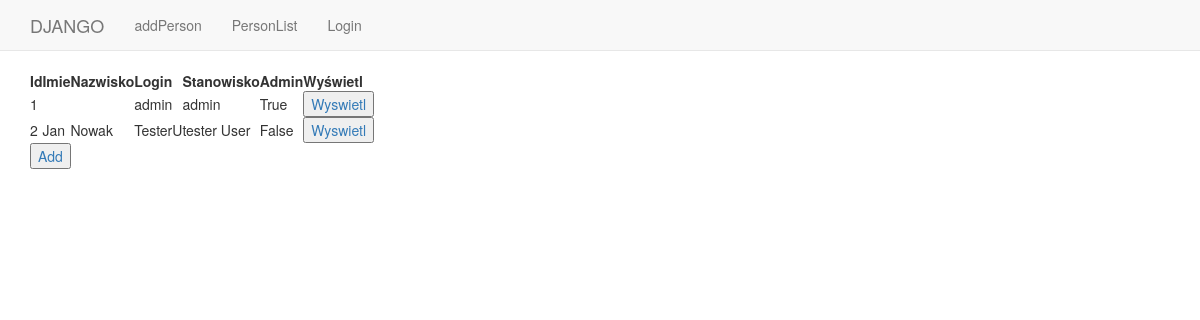
/polls/PersonList/, run on the app's committed database.
### polls/models.py (models this page shows)
class Person(models.Model):
    user = models.OneToOneField(User, on_delete=models.CASCADE)
    position = models.CharField(max_length=60)
    admin = models.BooleanField(default=False)

### polls/views.py (the view)
# urls.py: path('PersonList/', views.PersonList.as_view(), name='personList'),
class PersonList(generic.ListView):
    template_name = 'polls/person.html'
    context_object_name = 'person'
    def get_queryset(self):
        return Person.objects.order_by('user')

### templates/polls/person.html
{% extends "polls/base.html" %}
{% block body_block %}
<table>
  <tr>
      <th>Id</th>
      <th>Imie</th>
      <th>Nazwisko</th>
      <th>Login</th>
      <th>Stanowisko</th>
      <th>Admin</th>
      <th>Wyświetl</th>
  </tr>
{% if person.count > 0  %}
    <tr>
    {% for p in person %}
         <td>{{ p.id }}</td>
         <td>{{ p.user.first_name }}</td>
         <td>{{ p.user.last_name }}</td>
         <td>{{ p.user.username }}</td>
         <td>{{ p.position }}</td>
         <td>{{ p.admin }}</td>
        <td><a href="{% url 'polls:detailPerson'  p.id %}"><button value="Wyswietl">Wyswietl</button> </a></td></tr>
    {% endfor %}
{% else %}
    <p>No polls are available.</p>
{% endif %}
</table>
<a href="{% url 'polls:register' %}" ><button>Add</button></a>
{% endblock %}

### data on the page
Person: id "1", user.username "admin", position "admin", admin "True"
Person: id "2", user.first_name "Jan", user.last_name "Nowak", user.username "TesterU", position "tester User", admin "False"
